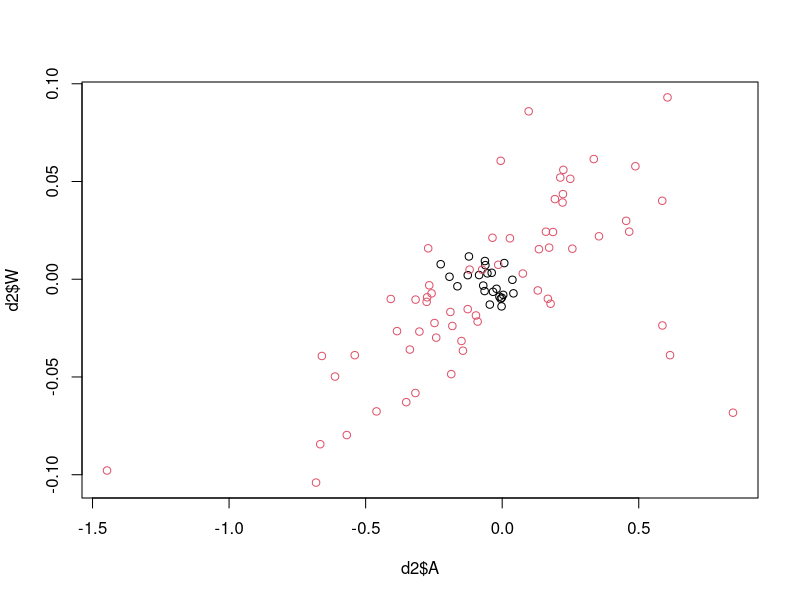
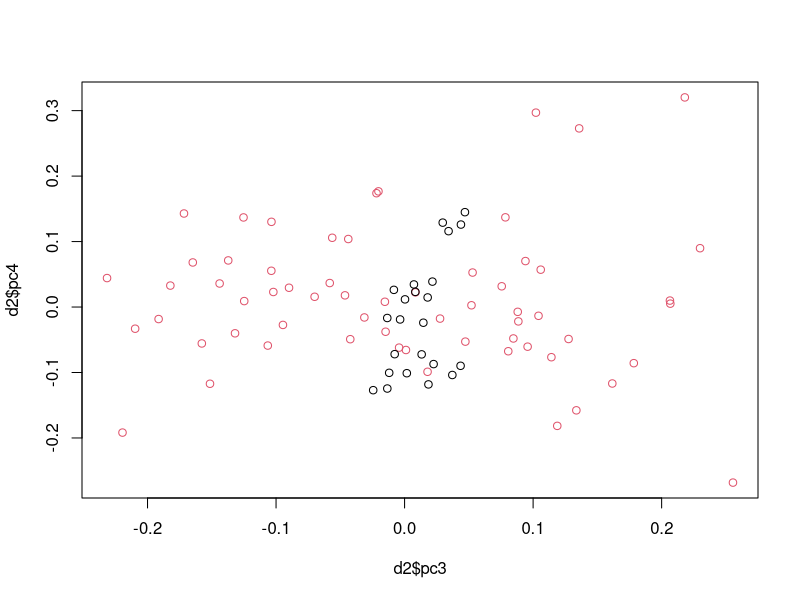
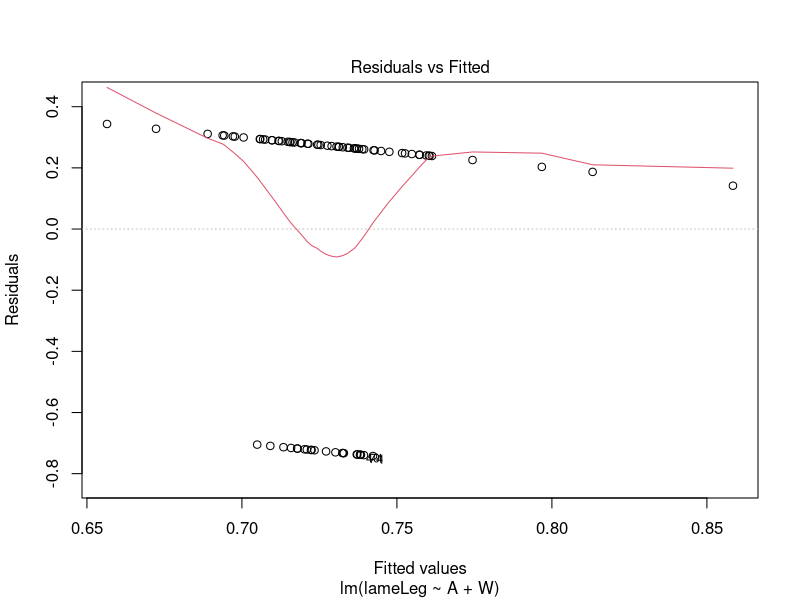
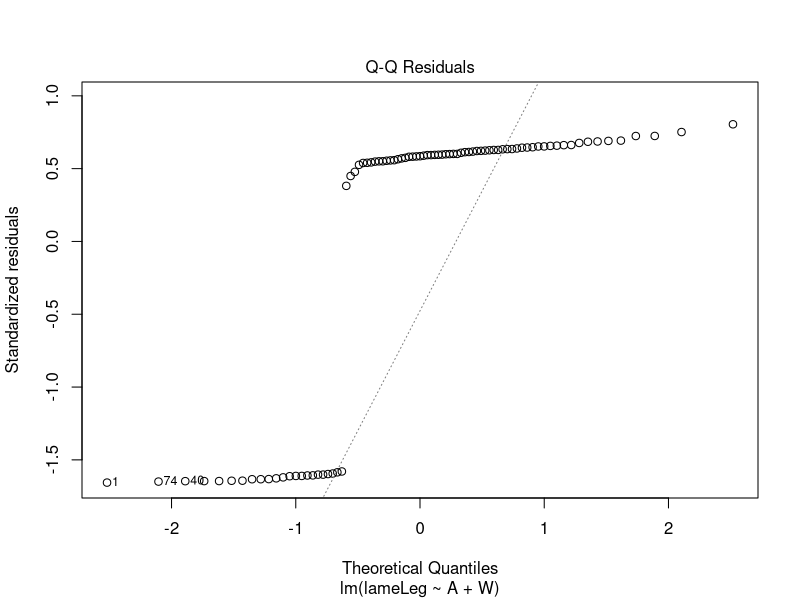
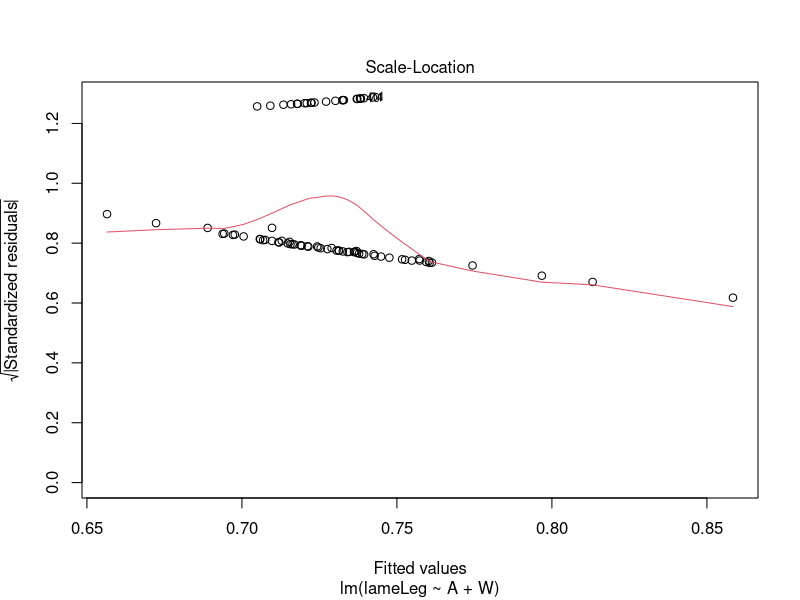
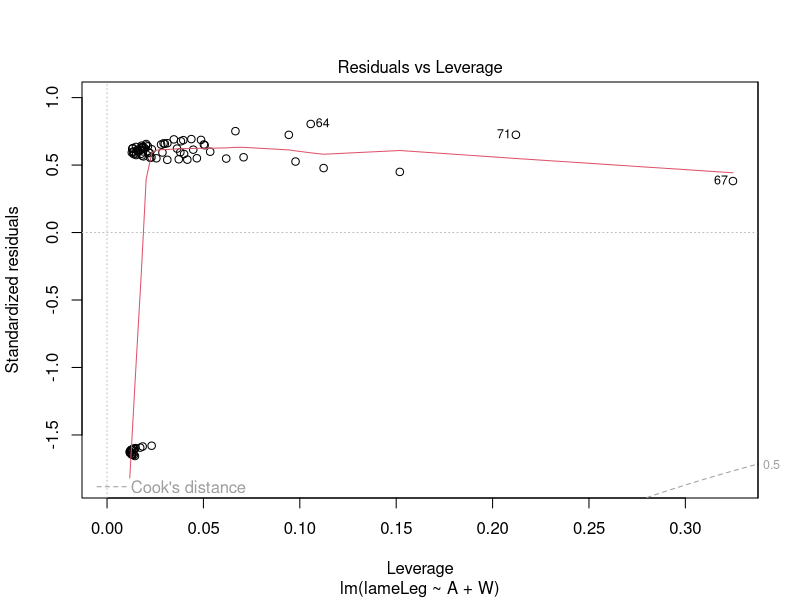
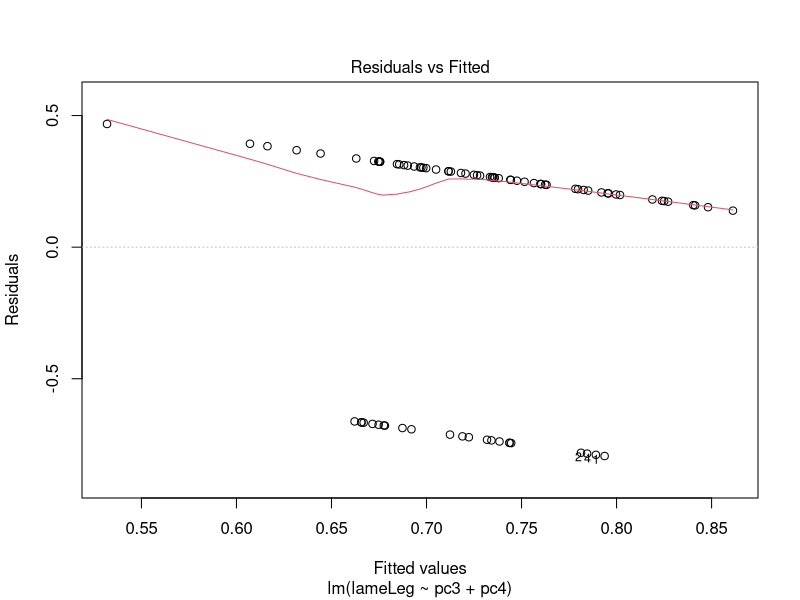
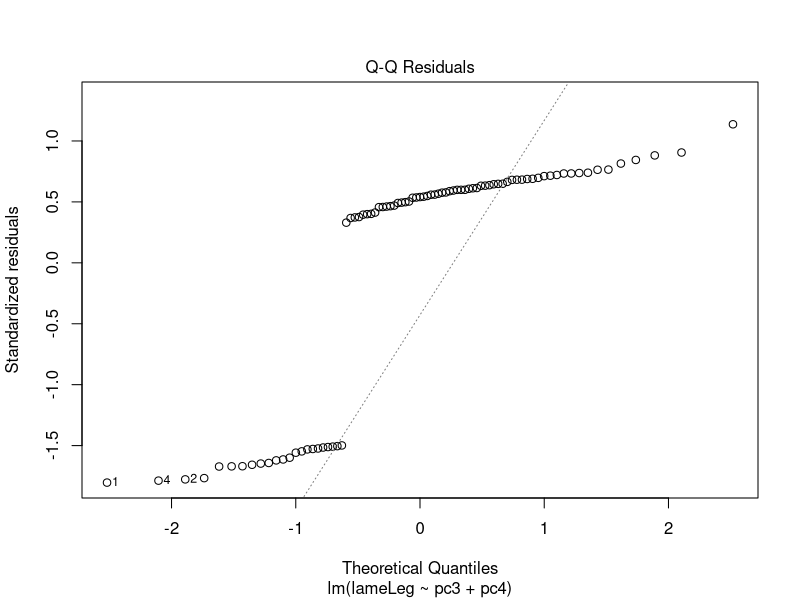

These charts were generated, in order, by the following R code: (Note: this script raises an error after producing the figures.)
setwd("/Users/frederikravnborg/Library/CloudStorage/OneDrive-DanmarksTekniskeUniversitet/DTU-Frederik’s MacBook Pro/ProjStat/Project, Group")
(d <- read.table("horse_data23.txt", header=TRUE, as.is=TRUE))

#### Initial Plots ####



#### Goal 1 ####
(H <- as.factor(d$horse))
# If horse has a significant effect on A
fit <- lm(d$A ~ H); anova(fit)

# If horse has a significant effect on S
fit <- lm(d$S ~ H); anova(fit)

# If horse has a significant effect on W
fit <- lm(d$W ~ H); anova(fit)

#### Goal 2 ####
d2 <- d
for (i in 1:dim(d)[1]){
  if (d2$lameLeg[i] == "none"){d2$lameLeg[i] <- (0)}
  else {d2$lameLeg[i] <- (1)}
}

plot(d2$A, d2$W, col=as.factor(d2$lameLeg))
plot(d2$pc3, d2$pc4, col=as.factor(d2$lameLeg))
d2$lameLeg

# Binary classification (A/W)
fitAW <- lm(lameLeg ~ A + W, data=d2)
summary(fitAW)
plot(fitAW)

# Binary classification (PC3/PC4)
fitPC <- lm(lameLeg ~ pc3 + pc4, data=d2)
summary(fitPC)
plot(fitPC)


plot(subset(d2, lameLeg == 1)$A, pch=19, col="red", ylab="A", main="Symmetry score A")
points(subset(d2, lameLeg == 0)$A, pch=19, col="blue")
legend("topleft",legend=c("Some lameness", "No lameness"),
       col=c("red", "blue"), pch=19:19, cex=0.8)

plot(subset(d2, lameLeg == 1)$S, pch=19, col="red", ylab="S", main="Symmetry score S")
points(subset(d2, lameLeg == 0)$S, pch=19, col="blue")
legend("topleft",legend=c("Some lameness", "No lameness"),
       col=c("red", "blue"), pch=19:19, cex=0.8)

plot(subset(d2, lameLeg == 1)$W, pch=19, col="red", ylab="W", main="Symmetry score W")
points(subset(d2, lameLeg == 0)$W, pch=19, col="blue")
legend("topleft",legend=c("Some lameness", "No lameness"),
       col=c("red", "blue"), pch=19:19, cex=0.8)


length(subset(d2, lameLeg == 0)$A)
length(subset(d2, lameLeg == 1)$A)

?plot
plot(as.factor(subset(d2, lameLeg == 1)$horse))
plot(as.factor(subset(d2, lameLeg == 0)$horse))

subset(d2, horse == "B1")$lameLeg


plotd <- d
plotd$A <- round(plotd$A,2)
plotd$S <- round(plotd$S,2)
plotd$W <- round(plotd$W,2)
plotd$pc1 <- round(plotd$pc1,2)
plotd$pc2 <- round(plotd$pc2,2)
plotd$pc3 <- round(plotd$pc3,2)
plotd$pc4 <- round(plotd$pc4,2)

(nLame <- dim( (subset(d2, lameLeg == 1)) )[1])
(nNone <- dim( (subset(d2, lameLeg == 0)) )[1])
(ratio <- nLame / (nLame+nNone))



#### KNN ####
library(e1071)
library(caTools)
library(class)
library(caret)
d$lameLeg <- as.factor(d$lameLeg)

# Splitting data into train
# and test data
AW <- d[ , c("lameLeg", "A", "W")]  
split <- sample.split(AW, SplitRatio = 0.75)
train_cl <- subset(AW, split == "TRUE")
test_cl <- subset(AW, split == "FALSE")

# Feature Scaling
train_scale <- scale(train_cl[, 2:3])
test_scale <- scale(test_cl[, 2:3])

# Fitting KNN Model 
# to training dataset
classifier_knn <- function(kval){knn(train = train_scale,
                      test = test_scale,
                      cl = train_cl$lameLeg,
                      k = kval)}
classifier_knn(3)


# Confusion Matrix
(cm <- table(test_cl$lameLeg, classifier_knn(4)))

accK <- replicate(20, NA)
for (k in 1:20){
  accK[k] <- mean(classifier_knn(k) == test_cl$lameLeg)
  }
which.max(accK) # K=5 is optimal when using 75% train



train.control <- trainControl(method  = "LOOCV")

fit <- train(lameLeg~ .,
             method     = "knn",
             tuneGrid   = expand.grid(k = 1:20),
             trControl  = train.control,
             metric     = "Accuracy",
             data       = AW)
fit
qplot(fit$results$k,fit$results$Accuracy,geom = "line",
      xlab = "k", ylab = "Accuracy")

n <- 85
i <- 1

testix <- replicate(n, FALSE)
testix[i] <- TRUE
trainix <- testix == FALSE
trainD <- AW[trainix,]
testD <- AW[testix,]

# Feature Scaling
train_scale <- scale(trainD[, 2:3])
test_scale <- scale(testD[, 2:3])
classifier <- knn(train=train_scale, test=test_scale, cl = trainD$lameLeg, k = 6)

(classifier == testD$lameLeg)
length(classifier)
